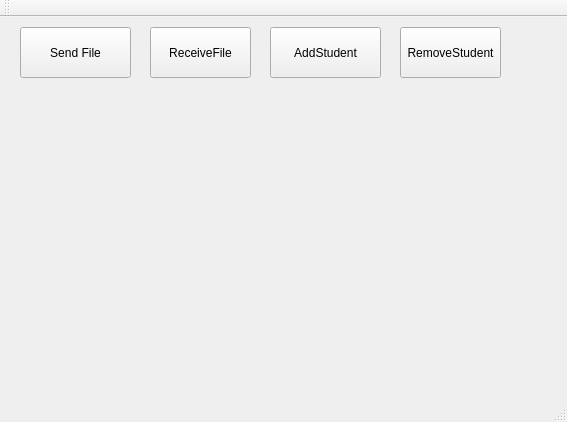
<?xml version="1.0" encoding="UTF-8"?>
<ui version="4.0">
 <class>FileTransfer</class>
 <widget class="QMainWindow" name="FileTransfer">
  <property name="geometry">
   <rect>
    <x>0</x>
    <y>0</y>
    <width>567</width>
    <height>422</height>
   </rect>
  </property>
  <property name="windowTitle">
   <string>FileTransfer</string>
  </property>
  <widget class="QWidget" name="centralWidget">
   <widget class="QPushButton" name="pushButton">
    <property name="geometry">
     <rect>
      <x>20</x>
      <y>10</y>
      <width>111</width>
      <height>51</height>
     </rect>
    </property>
    <property name="text">
     <string>Send File</string>
    </property>
   </widget>
   <widget class="QPushButton" name="pushButton_2">
    <property name="geometry">
     <rect>
      <x>150</x>
      <y>10</y>
      <width>101</width>
      <height>51</height>
     </rect>
    </property>
    <property name="text">
     <string>ReceiveFile</string>
    </property>
   </widget>
   <widget class="QPushButton" name="pushButton_3">
    <property name="geometry">
     <rect>
      <x>270</x>
      <y>10</y>
      <width>111</width>
      <height>51</height>
     </rect>
    </property>
    <property name="text">
     <string>AddStudent</string>
    </property>
   </widget>
   <widget class="QPushButton" name="pushButton_4">
    <property name="geometry">
     <rect>
      <x>400</x>
      <y>10</y>
      <width>101</width>
      <height>51</height>
     </rect>
    </property>
    <property name="text">
     <string>RemoveStudent</string>
    </property>
   </widget>
  </widget>
  <widget class="QMenuBar" name="menuBar">
   <property name="geometry">
    <rect>
     <x>0</x>
     <y>0</y>
     <width>567</width>
     <height>21</height>
    </rect>
   </property>
  </widget>
  <widget class="QToolBar" name="mainToolBar">
   <attribute name="toolBarArea">
    <enum>TopToolBarArea</enum>
   </attribute>
   <attribute name="toolBarBreak">
    <bool>false</bool>
   </attribute>
  </widget>
  <widget class="QStatusBar" name="statusBar"/>
 </widget>
 <layoutdefault spacing="6" margin="11"/>
 <resources/>
 <connections>
  <connection>
   <sender>pushButton</sender>
   <signal>clicked()</signal>
   <receiver>FileTransfer</receiver>
   <slot>sendFile()</slot>
   <hints>
    <hint type="sourcelabel">
     <x>73</x>
     <y>57</y>
    </hint>
    <hint type="destinationlabel">
     <x>81</x>
     <y>-26</y>
    </hint>
   </hints>
  </connection>
  <connection>
   <sender>pushButton_2</sender>
   <signal>clicked()</signal>
   <receiver>FileTransfer</receiver>
   <slot>receiveFile()</slot>
   <hints>
    <hint type="sourcelabel">
     <x>199</x>
     <y>43</y>
    </hint>
    <hint type="destinationlabel">
     <x>188</x>
     <y>-77</y>
    </hint>
   </hints>
  </connection>
  <connection>
   <sender>pushButton_3</sender>
   <signal>clicked()</signal>
   <receiver>FileTransfer</receiver>
   <slot>addStudent()</slot>
   <hints>
    <hint type="sourcelabel">
     <x>319</x>
     <y>46</y>
    </hint>
    <hint type="destinationlabel">
     <x>314</x>
     <y>-30</y>
    </hint>
   </hints>
  </connection>
  <connection>
   <sender>pushButton_4</sender>
   <signal>clicked()</signal>
   <receiver>FileTransfer</receiver>
   <slot>removeStudent()</slot>
   <hints>
    <hint type="sourcelabel">
     <x>440</x>
     <y>50</y>
    </hint>
    <hint type="destinationlabel">
     <x>450</x>
     <y>-78</y>
    </hint>
   </hints>
  </connection>
 </connections>
 <slots>
  <slot>sendFile()</slot>
  <slot>receiveFile()</slot>
  <slot>addStudent()</slot>
  <slot>removeStudent()</slot>
 </slots>
</ui>
